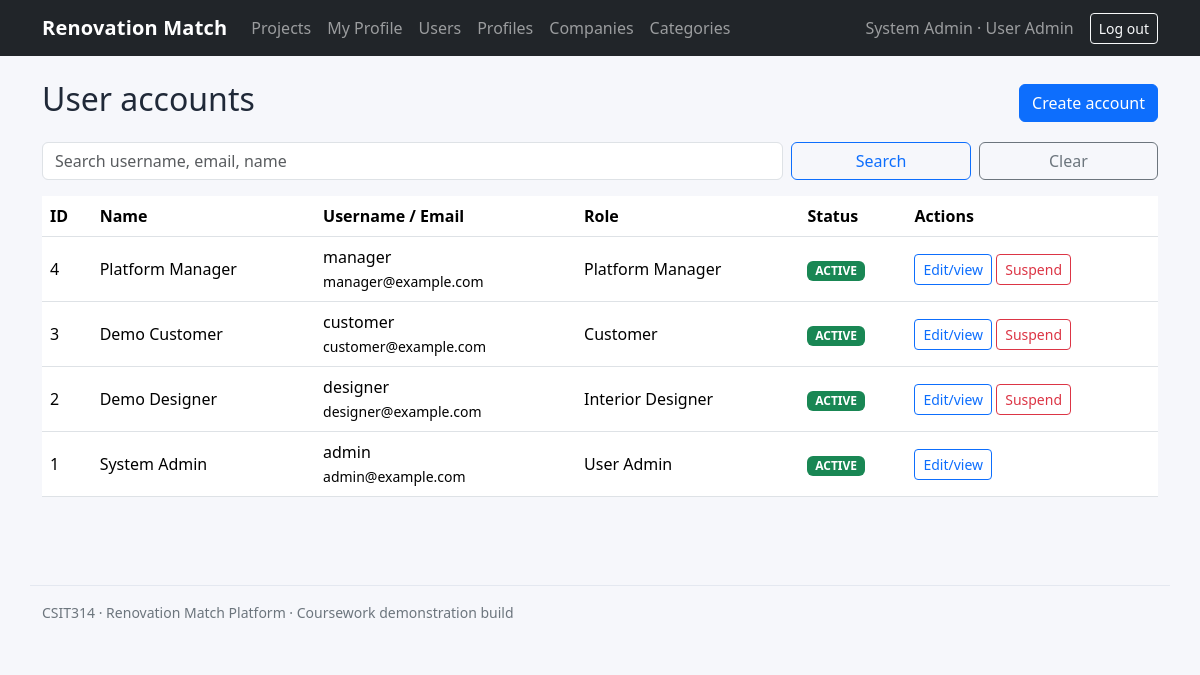
The app's page /users (signed in) with its own data.
### tables this page shows
CREATE TABLE users (
                id INTEGER PRIMARY KEY AUTOINCREMENT,
                username TEXT NOT NULL UNIQUE,
                email TEXT NOT NULL UNIQUE,
                password_hash TEXT NOT NULL,
                role TEXT NOT NULL CHECK(role IN
                    ('USER_ADMIN','INTERIOR_DESIGNER','CUSTOMER','PLATFORM_MANAGER')),
                full_name TEXT NOT NULL,
                status TEXT NOT NULL DEFAULT 'ACTIVE'
                    CHECK(status IN ('ACTIVE','SUSPENDED')),
                created_at TEXT NOT NULL
            );

### backend/app/boundary/view_user_account_boundary.py (the view)
@bp.get("/users")
@roles_required("USER_ADMIN")
def users_list():
    return ViewUserAccountBoundary().display_page()

### backend/app/boundary/view_user_account_boundary.py (called while the page is built)
    def display_page(self):
        success, result = self.controller.view_all_user_accounts()
        if success:
            return self.show_accounts(result)
        return self.show_error(result)

    def show_accounts(self, rows):
        return render_template("users.html", rows=rows, q="")

### backend/app/controller/view_user_account_controller.py (called while the page is built)
    def view_all_user_accounts(self):
        try:
            return True, UserAccount.view_all_user_accounts()
        except Exception as e:
            return False, str(e)

### backend/app/entity/user_account.py (called while the page is built)
    @staticmethod
    def view_all_user_accounts():
        return db.all("SELECT id,username,email,role,full_name,status,created_at FROM users ORDER BY id DESC")

    @staticmethod
    def view_user_account(user_id: int):
        return db.one("SELECT * FROM users WHERE id=?", (user_id,))

### backend/app/services/auth.py (called while the page is built)
def load_current_user() -> None:
    uid = session.get("user_id")
    g.current_user = UserAccount.view_user_account(uid) if uid else None
    if g.current_user and g.current_user["status"] != "ACTIVE":
        session.clear()
        g.current_user = None

def current_user() -> dict | None:
    return g.get("current_user")

def roles_required(*roles: str):
    def decorator(fn: Callable):
        @wraps(fn)
        def wrapper(*args, **kwargs):
            user = current_user()
            if not user:
                if request.path.startswith("/api/"):
                    return jsonify(error="Login required"), 401
                flash("Please log in to continue.", "warning")
                return redirect(url_for("login_user_account.login"))
            if user["role"] not in roles:
                if request.path.startswith("/api/"):
                    return jsonify(error="You do not have permission for this action."), 403
                abort(403)
            return fn(*args, **kwargs)
        return wrapper
    return decorator

### backend/app/services/database.py (called while the page is built)
    def connect(self) -> sqlite3.Connection:
        conn = sqlite3.connect(self.path)
        conn.row_factory = sqlite3.Row
        conn.execute("PRAGMA foreign_keys = ON")
        return conn

    def one(self, sql: str, params: tuple = ()) -> sqlite3.Row | None:
        with self.connect() as conn:
            return conn.execute(sql, params).fetchone()

    def all(self, sql: str, params: tuple = ()) -> list[sqlite3.Row]:
        with self.connect() as conn:
            return conn.execute(sql, params).fetchall()

### frontend/templates/users.html
{% extends "base.html" %}{% block title %}User accounts{% endblock %}
{% block content %}
<div class="d-flex justify-content-between align-items-center mb-3"><h1 class="h2">User accounts</h1><a class="btn btn-primary" href="{{ url_for('create_user_account.user_new') }}">Create account</a></div>
<form class="row g-2 mb-3" action="{{ url_for('search_user_account.users_search') }}"><div class="col-sm-8"><input class="form-control" name="q" value="{{ q }}" placeholder="Search username, email, name"></div><div class="col-sm-2"><button class="btn btn-outline-primary w-100">Search</button></div><div class="col-sm-2"><a class="btn btn-outline-secondary w-100" href="{{ url_for('view_user_account.users_list') }}">Clear</a></div></form>
<div class="table-responsive"><table class="table table-hover align-middle"><thead><tr><th>ID</th><th>Name</th><th>Username / Email</th><th>Role</th><th>Status</th><th>Actions</th></tr></thead><tbody>
{% for u in rows %}<tr><td>{{ u.id }}</td><td>{{ u.full_name }}</td><td>{{ u.username }}<br><small>{{ u.email }}</small></td><td>{{ u.role.replace('_',' ').title() }}</td><td><span class="badge text-bg-{{ 'success' if u.status=='ACTIVE' else 'secondary' }}">{{ u.status }}</span></td><td><a class="btn btn-sm btn-outline-primary" href="{{ url_for('update_user_account.user_edit',user_id=u.id) }}">Edit/view</a> {% if u.status=='ACTIVE' and u.id != current_user.id %}<form class="d-inline" method="post" action="{{ url_for('suspend_user_account.user_suspend',user_id=u.id) }}" onsubmit="return confirm('Suspend this account?')"><button class="btn btn-sm btn-outline-danger">Suspend</button></form>{% endif %}</td></tr>{% else %}<tr><td colspan="6">No matching users.</td></tr>{% endfor %}
</tbody></table></div>
{% endblock %}

### frontend/templates/base.html (shortened to what this page needs)
<!doctype html>
<html lang="en">
<head>
  <link href="https://cdn.jsdelivr.net/npm/bootstrap@5.3.3/dist/css/bootstrap.min.css" rel="stylesheet">
  <link href="{{ url_for('static', filename='style.css') }}" rel="stylesheet">
</head>
<body>
<nav class="navbar navbar-expand-lg navbar-dark bg-dark">
  <div class="container">
    <a class="navbar-brand" href="{{ url_for('view_dashboard.dashboard') if current_user else url_for('login_user_account.login') }}">Renovation Match</a>
    {% if current_user %}
    <div class="collapse navbar-collapse" id="nav">
      <ul class="navbar-nav me-auto">
        <li class="nav-item"><a class="nav-link" href="{{ url_for('view_project.projects') }}">Projects</a></li>
        <li class="nav-item"><a class="nav-link" href="{{ url_for('view_user_profile.profile') }}">My Profile</a></li>
        {% if current_user.role == 'USER_ADMIN' %}
          <li class="nav-item"><a class="nav-link" href="{{ url_for('view_user_account.users_list') }}">Users</a></li>
          <li class="nav-item"><a class="nav-link" href="{{ url_for('search_user_profile.profiles_search') }}">Profiles</a></li>
          <li class="nav-item"><a class="nav-link" href="{{ url_for('view_company.companies') }}">Companies</a></li>
          <li class="nav-item"><a class="nav-link" href="{{ url_for('view_category.categories') }}">Categories</a></li>
        {% elif current_user.role == 'CUSTOMER' %}
          <li class="nav-item"><a class="nav-link" href="{{ url_for('view_favourites.shortlist') }}">My Shortlist</a></li>
          <li class="nav-item"><a class="nav-link" href="{{ url_for('compare_favourites.compare') }}">Compare</a></li>
        {% endif %}
      </ul>
      <span class="navbar-text me-3">{{ current_user.full_name }} · {{ current_user.role.replace('_',' ').title() }}</span>
      <form method="post" action="{{ url_for('logout_user_account.logout') }}"><button class="btn btn-outline-light btn-sm">Log out</button></form>
    </div>
    {% endif %}
  </div>
</nav>
<main class="container py-4">
  {% block content %}{% endblock %}
</main>
<footer class="container pb-4 small text-secondary">CSIT314 · Renovation Match Platform · Coursework demonstration build</footer>
</body></html>

### frontend/static/style.css (style rules this page uses)
body { background: #f6f7fb; color: #202938; }
.navbar-brand { font-weight: 700; letter-spacing: .2px; }
.table { background: white; }
footer { border-top: 1px solid #e4e8f0; margin-top: 3rem; padding-top: 1rem; }

### records on screen
users: full_name "System Admin", role.replace "User Admin", id "1", username "admin", email "admin@example.com", status "ACTIVE"
users: id "4", full_name "Platform Manager", username "manager", email "manager@example.com", role.replace "Platform Manager", status "ACTIVE"
users: id "3", full_name "Demo Customer", username "customer", email "customer@example.com", role.replace "Customer", status "ACTIVE"
users: id "2", full_name "Demo Designer", username "designer", email "designer@example.com", role.replace "Interior Designer", status "ACTIVE"
